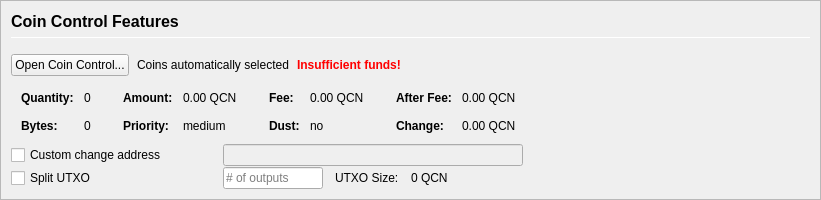
         <widget class="QFrame" name="frameCoinControl">
          <property name="sizePolicy">
           <sizepolicy hsizetype="Expanding" vsizetype="Expanding">
            <horstretch>0</horstretch>
            <verstretch>0</verstretch>
           </sizepolicy>
          </property>
          <property name="maximumSize">
           <size>
            <width>16777215</width>
            <height>16777215</height>
           </size>
          </property>
          <property name="frameShape">
           <enum>QFrame::StyledPanel</enum>
          </property>
          <property name="frameShadow">
           <enum>QFrame::Sunken</enum>
          </property>
          <layout class="QVBoxLayout" name="verticalLayoutCoinControl2">
           <property name="spacing">
            <number>0</number>
           </property>
           <property name="leftMargin">
            <number>0</number>
           </property>
           <property name="topMargin">
            <number>0</number>
           </property>
           <property name="rightMargin">
            <number>0</number>
           </property>
           <property name="bottomMargin">
            <number>0</number>
           </property>
           <item>
            <widget class="QFrame" name="frameCoinControl_BG">
             <layout class="QVBoxLayout" name="verticalLayoutCoinControl" stretch="0,0,0,0,0,0">
              <property name="spacing">
               <number>1</number>
              </property>
              <property name="leftMargin">
               <number>10</number>
              </property>
              <property name="topMargin">
               <number>10</number>
              </property>
              <item>
               <layout class="QHBoxLayout" name="horizontalLayoutCoinControl1">
                <property name="bottomMargin">
                 <number>15</number>
                </property>
                <item>
                 <layout class="QVBoxLayout" name="verticalLayout_3">
                  <property name="spacing">
                   <number>6</number>
                  </property>
                  <item>
                   <widget class="QLabel" name="labelCoinControlFeatures">
                    <property name="sizePolicy">
                     <sizepolicy hsizetype="Preferred" vsizetype="Maximum">
                      <horstretch>0</horstretch>
                      <verstretch>0</verstretch>
                     </sizepolicy>
                    </property>
                    <property name="minimumSize">
                     <size>
                      <width>0</width>
                      <height>20</height>
                     </size>
                    </property>
                    <property name="font">
                     <font>
                      <pointsize>12</pointsize>
                      <weight>75</weight>
                      <bold>true</bold>
                     </font>
                    </property>
                    <property name="styleSheet">
                     <string notr="true">font-weight:bold;</string>
                    </property>
                    <property name="text">
                     <string>Coin Control Features</string>
                    </property>
                   </widget>
                  </item>
                  <item>
                   <widget class="Line" name="line">
                    <property name="minimumSize">
                     <size>
                      <width>0</width>
                      <height>1</height>
                     </size>
                    </property>
                    <property name="maximumSize">
                     <size>
                      <width>16777215</width>
                      <height>1</height>
                     </size>
                    </property>
                    <property name="orientation">
                     <enum>Qt::Horizontal</enum>
                    </property>
                   </widget>
                  </item>
                 </layout>
                </item>
               </layout>
              </item>
              <item>
               <layout class="QHBoxLayout" name="horizontalLayoutCoinControl2" stretch="0,0,0,0">
                <property name="spacing">
                 <number>8</number>
                </property>
                <property name="bottomMargin">
                 <number>10</number>
                </property>
                <item>
                 <widget class="QPushButton" name="pushButtonCoinControl">
                  <property name="styleSheet">
                   <string notr="true"/>
                  </property>
                  <property name="text">
                   <string>Open Coin Control...</string>
                  </property>
                  <property name="autoDefault">
                   <bool>false</bool>
                  </property>
                 </widget>
                </item>
                <item>
                 <widget class="QLabel" name="labelCoinControlAutomaticallySelected">
                  <property name="text">
                   <string>Coins automatically selected</string>
                  </property>
                  <property name="margin">
                   <number>5</number>
                  </property>
                 </widget>
                </item>
                <item>
                 <widget class="QLabel" name="labelCoinControlInsuffFunds">
                  <property name="font">
                   <font>
                    <weight>75</weight>
                    <bold>true</bold>
                   </font>
                  </property>
                  <property name="styleSheet">
                   <string notr="true">color:red;font-weight:bold;</string>
                  </property>
                  <property name="text">
                   <string>Insufficient funds!</string>
                  </property>
                  <property name="margin">
                   <number>5</number>
                  </property>
                 </widget>
                </item>
                <item>
                 <spacer name="horizontalSpacerCoinControl">
                  <property name="orientation">
                   <enum>Qt::Horizontal</enum>
                  </property>
                  <property name="sizeHint" stdset="0">
                   <size>
                    <width>40</width>
                    <height>1</height>
                   </size>
                  </property>
                 </spacer>
                </item>
               </layout>
              </item>
              <item>
               <widget class="QWidget" name="widgetCoinControl" native="true">
                <property name="sizePolicy">
                 <sizepolicy hsizetype="Preferred" vsizetype="Preferred">
                  <horstretch>0</horstretch>
                  <verstretch>0</verstretch>
                 </sizepolicy>
                </property>
                <property name="minimumSize">
                 <size>
                  <width>0</width>
                  <height>0</height>
                 </size>
                </property>
                <property name="styleSheet">
                 <string notr="true"/>
                </property>
                <layout class="QHBoxLayout" name="horizontalLayoutCoinControl5">
                 <property name="leftMargin">
                  <number>0</number>
                 </property>
                 <property name="topMargin">
                  <number>0</number>
                 </property>
                 <property name="rightMargin">
                  <number>0</number>
                 </property>
                 <property name="bottomMargin">
                  <number>0</number>
                 </property>
                 <item>
                  <layout class="QHBoxLayout" name="horizontalLayoutCoinControl3" stretch="0,0,0,1">
                   <property name="spacing">
                    <number>20</number>
                   </property>
                   <property name="topMargin">
                    <number>0</number>
                   </property>
                   <property name="bottomMargin">
                    <number>10</number>
                   </property>
                   <item>
                    <layout class="QFormLayout" name="formLayoutCoinControl1">
                     <property name="horizontalSpacing">
                      <number>10</number>
                     </property>
                     <property name="verticalSpacing">
                      <number>14</number>
                     </property>
                     <property name="leftMargin">
                      <number>10</number>
                     </property>
                     <property name="topMargin">
                      <number>4</number>
                     </property>
                     <property name="rightMargin">
                      <number>6</number>
                     </property>
                     <item row="0" column="0">
                      <widget class="QLabel" name="labelCoinControlQuantityText">
                       <property name="font">
                        <font>
                         <weight>75</weight>
                         <bold>true</bold>
                        </font>
                       </property>
                       <property name="text">
                        <string>Quantity:</string>
                       </property>
                       <property name="margin">
                        <number>0</number>
                       </property>
                      </widget>
                     </item>
                     <item row="0" column="1">
                      <widget class="QLabel" name="labelCoinControlQuantity">
                       <property name="cursor">
                        <cursorShape>IBeamCursor</cursorShape>
                       </property>
                       <property name="contextMenuPolicy">
                        <enum>Qt::ActionsContextMenu</enum>
                       </property>
                       <property name="text">
                        <string notr="true">0</string>
                       </property>
                       <property name="margin">
                        <number>0</number>
                       </property>
                       <property name="textInteractionFlags">
                        <set>Qt::LinksAccessibleByMouse|Qt::TextSelectableByKeyboard|Qt::TextSelectableByMouse</set>
                       </property>
                      </widget>
                     </item>
                     <item row="1" column="0">
                      <widget class="QLabel" name="labelCoinControlBytesText">
                       <property name="font">
                        <font>
                         <weight>75</weight>
                         <bold>true</bold>
                        </font>
                       </property>
                       <property name="text">
                        <string>Bytes:</string>
                       </property>
                      </widget>
                     </item>
                     <item row="1" column="1">
                      <widget class="QLabel" name="labelCoinControlBytes">
                       <property name="cursor">
                        <cursorShape>IBeamCursor</cursorShape>
                       </property>
                       <property name="contextMenuPolicy">
                        <enum>Qt::ActionsContextMenu</enum>
                       </property>
                       <property name="text">
                        <string notr="true">0</string>
                       </property>
                       <property name="textInteractionFlags">
                        <set>Qt::LinksAccessibleByMouse|Qt::TextSelectableByKeyboard|Qt::TextSelectableByMouse</set>
                       </property>
                      </widget>
                     </item>
                    </layout>
                   </item>
                   <item>
                    <layout class="QFormLayout" name="formLayoutCoinControl2">
                     <property name="horizontalSpacing">
                      <number>10</number>
                     </property>
                     <property name="verticalSpacing">
                      <number>14</number>
                     </property>
                     <property name="leftMargin">
                      <number>6</number>
                     </property>
                     <property name="topMargin">
                      <number>4</number>
                     </property>
                     <property name="rightMargin">
                      <number>6</number>
                     </property>
                     <item row="0" column="0">
                      <widget class="QLabel" name="labelCoinControlAmountText">
                       <property name="font">
                        <font>
                         <weight>75</weight>
                         <bold>true</bold>
                        </font>
                       </property>
                       <property name="text">
                        <string>Amount:</string>
                       </property>
                       <property name="margin">
                        <number>0</number>
                       </property>
                      </widget>
                     </item>
                     <item row="0" column="1">
                      <widget class="QLabel" name="labelCoinControlAmount">
                       <property name="cursor">
                        <cursorShape>IBeamCursor</cursorShape>
                       </property>
                       <property name="contextMenuPolicy">
                        <enum>Qt::ActionsContextMenu</enum>
                       </property>
                       <property name="text">
                        <string notr="true">0.00 QCN</string>
                       </property>
                       <property name="textInteractionFlags">
                        <set>Qt::LinksAccessibleByMouse|Qt::TextSelectableByKeyboard|Qt::TextSelectableByMouse</set>
                       </property>
                      </widget>
                     </item>
                     <item row="1" column="0">
                      <widget class="QLabel" name="labelCoinControlPriorityText">
                       <property name="font">
                        <font>
                         <weight>75</weight>
                         <bold>true</bold>
                        </font>
                       </property>
                       <property name="text">
                        <string>Priority:</string>
                       </property>
                      </widget>
                     </item>
                     <item row="1" column="1">
                      <widget class="QLabel" name="labelCoinControlPriority">
                       <property name="cursor">
                        <cursorShape>IBeamCursor</cursorShape>
                       </property>
                       <property name="contextMenuPolicy">
                        <enum>Qt::ActionsContextMenu</enum>
                       </property>
                       <property name="text">
                        <string>medium</string>
                       </property>
                       <property name="textInteractionFlags">
                        <set>Qt::LinksAccessibleByMouse|Qt::TextSelectableByKeyboard|Qt::TextSelectableByMouse</set>
                       </property>
                      </widget>
                     </item>
                    </layout>
                   </item>
                   <item>
                    <layout class="QFormLayout" name="formLayoutCoinControl3">
                     <property name="horizontalSpacing">
                      <number>10</number>
                     </property>
                     <property name="verticalSpacing">
                      <number>14</number>
                     </property>
                     <property name="leftMargin">
                      <number>6</number>
                     </property>
                     <property name="topMargin">
                      <number>4</number>
                     </property>
                     <property name="rightMargin">
                      <number>6</number>
                     </property>
                     <item row="0" column="0">
                      <widget class="QLabel" name="labelCoinControlFeeText">
                       <property name="font">
                        <font>
                         <weight>75</weight>
                         <bold>true</bold>
                        </font>
                       </property>
                       <property name="text">
                        <string>Fee:</string>
                       </property>
                       <property name="margin">
                        <number>0</number>
                       </property>
                      </widget>
                     </item>
                     <item row="0" column="1">
                      <widget class="QLabel" name="labelCoinControlFee">
                       <property name="cursor">
                        <cursorShape>IBeamCursor</cursorShape>
                       </property>
                       <property name="contextMenuPolicy">
                        <enum>Qt::ActionsContextMenu</enum>
                       </property>
                       <property name="text">
                        <string notr="true">0.00 QCN</string>
                       </property>
                       <property name="textInteractionFlags">
                        <set>Qt::LinksAccessibleByMouse|Qt::TextSelectableByKeyboard|Qt::TextSelectableByMouse</set>
                       </property>
                      </widget>
                     </item>
                     <item row="1" column="0">
                      <widget class="QLabel" name="labelCoinControlLowOutputText">
                       <property name="font">
                        <font>
                         <weight>75</weight>
                         <bold>true</bold>
                        </font>
                       </property>
                       <property name="text">
                        <string>Dust:</string>
                       </property>
                      </widget>
                     </item>
                     <item row="1" column="1">
                      <widget class="QLabel" name="labelCoinControlLowOutput">
                       <property name="cursor">
                        <cursorShape>IBeamCursor</cursorShape>
                       </property>
                       <property name="contextMenuPolicy">
                        <enum>Qt::ActionsContextMenu</enum>
                       </property>
                       <property name="text">
                        <string>no</string>
                       </property>
                       <property name="textInteractionFlags">
                        <set>Qt::LinksAccessibleByMouse|Qt::TextSelectableByKeyboard|Qt::TextSelectableByMouse</set>
                       </property>
                      </widget>
                     </item>
                    </layout>
                   </item>
                   <item>
                    <layout class="QFormLayout" name="formLayoutCoinControl4">
                     <property name="horizontalSpacing">
                      <number>10</number>
                     </property>
                     <property name="verticalSpacing">
                      <number>14</number>
                     </property>
                     <property name="leftMargin">
                      <number>6</number>
                     </property>
                     <property name="topMargin">
                      <number>4</number>
                     </property>
                     <property name="rightMargin">
                      <number>6</number>
                     </property>
                     <item row="0" column="0">
                      <widget class="QLabel" name="labelCoinControlAfterFeeText">
                       <property name="font">
                        <font>
                         <weight>75</weight>
                         <bold>true</bold>
                        </font>
                       </property>
                       <property name="text">
                        <string>After Fee:</string>
                       </property>
                       <property name="margin">
                        <number>0</number>
                       </property>
                      </widget>
                     </item>
                     <item row="0" column="1">
                      <widget class="QLabel" name="labelCoinControlAfterFee">
                       <property name="cursor">
                        <cursorShape>IBeamCursor</cursorShape>
                       </property>
                       <property name="contextMenuPolicy">
                        <enum>Qt::ActionsContextMenu</enum>
                       </property>
                       <property name="text">
                        <string notr="true">0.00 QCN</string>
                       </property>
                       <property name="textInteractionFlags">
                        <set>Qt::LinksAccessibleByMouse|Qt::TextSelectableByKeyboard|Qt::TextSelectableByMouse</set>
                       </property>
                      </widget>
                     </item>
                     <item row="1" column="0">
                      <widget class="QLabel" name="labelCoinControlChangeText">
                       <property name="font">
                        <font>
                         <weight>75</weight>
                         <bold>true</bold>
                        </font>
                       </property>
                       <property name="text">
                        <string>Change:</string>
                       </property>
                      </widget>
                     </item>
                     <item row="1" column="1">
                      <widget class="QLabel" name="labelCoinControlChange">
                       <property name="cursor">
                        <cursorShape>IBeamCursor</cursorShape>
                       </property>
                       <property name="contextMenuPolicy">
                        <enum>Qt::ActionsContextMenu</enum>
                       </property>
                       <property name="text">
                        <string notr="true">0.00 QCN</string>
                       </property>
                       <property name="textInteractionFlags">
                        <set>Qt::LinksAccessibleByMouse|Qt::TextSelectableByKeyboard|Qt::TextSelectableByMouse</set>
                       </property>
                      </widget>
                     </item>
                    </layout>
                   </item>
                  </layout>
                 </item>
                </layout>
               </widget>
              </item>
              <item>
               <layout class="QHBoxLayout" name="horizontalLayoutCoinControl4">
                <property name="spacing">
                 <number>12</number>
                </property>
                <property name="sizeConstraint">
                 <enum>QLayout::SetDefaultConstraint</enum>
                </property>
                <property name="topMargin">
                 <number>0</number>
                </property>
                <property name="rightMargin">
                 <number>0</number>
                </property>
                <item>
                 <widget class="QCheckBox" name="checkBoxCoinControlChange">
                  <property name="sizePolicy">
                   <sizepolicy hsizetype="Preferred" vsizetype="Preferred">
                    <horstretch>0</horstretch>
                    <verstretch>0</verstretch>
                   </sizepolicy>
                  </property>
                  <property name="minimumSize">
                   <size>
                    <width>200</width>
                    <height>0</height>
                   </size>
                  </property>
                  <property name="maximumSize">
                   <size>
                    <width>200</width>
                    <height>16777215</height>
                   </size>
                  </property>
                  <property name="toolTip">
                   <string>If this is activated, but the change address is empty or invalid, change will be sent to a newly generated address.</string>
                  </property>
                  <property name="text">
                   <string>Custom change address</string>
                  </property>
                 </widget>
                </item>
                <item>
                 <widget class="QValidatedLineEdit" name="lineEditCoinControlChange">
                  <property name="enabled">
                   <bool>false</bool>
                  </property>
                  <property name="sizePolicy">
                   <sizepolicy hsizetype="Preferred" vsizetype="Preferred">
                    <horstretch>0</horstretch>
                    <verstretch>0</verstretch>
                   </sizepolicy>
                  </property>
                  <property name="minimumSize">
                   <size>
                    <width>300</width>
                    <height>0</height>
                   </size>
                  </property>
                 </widget>
                </item>
                <item>
                 <widget class="QLabel" name="labelCoinControlChangeLabel">
                  <property name="sizePolicy">
                   <sizepolicy hsizetype="Preferred" vsizetype="Preferred">
                    <horstretch>0</horstretch>
                    <verstretch>0</verstretch>
                   </sizepolicy>
                  </property>
                  <property name="minimumSize">
                   <size>
                    <width>100</width>
                    <height>0</height>
                   </size>
                  </property>
                  <property name="text">
                   <string/>
                  </property>
                  <property name="margin">
                   <number>3</number>
                  </property>
                 </widget>
                </item>
               </layout>
              </item>
              <item>
               <layout class="QHBoxLayout" name="horizontalLayoutCoinControl6">
                <property name="spacing">
                 <number>12</number>
                </property>
                <property name="rightMargin">
                 <number>0</number>
                </property>
                <item>
                 <widget class="QCheckBox" name="splitBlockCheckBox">
                  <property name="sizePolicy">
                   <sizepolicy hsizetype="Preferred" vsizetype="Preferred">
                    <horstretch>0</horstretch>
                    <verstretch>0</verstretch>
                   </sizepolicy>
                  </property>
                  <property name="minimumSize">
                   <size>
                    <width>200</width>
                    <height>0</height>
                   </size>
                  </property>
                  <property name="maximumSize">
                   <size>
                    <width>200</width>
                    <height>16777215</height>
                   </size>
                  </property>
                  <property name="text">
                   <string>Split UTXO</string>
                  </property>
                 </widget>
                </item>
                <item>
                 <widget class="QLineEdit" name="splitBlockLineEdit">
                  <property name="sizePolicy">
                   <sizepolicy hsizetype="Preferred" vsizetype="Preferred">
                    <horstretch>50</horstretch>
                    <verstretch>0</verstretch>
                   </sizepolicy>
                  </property>
                  <property name="minimumSize">
                   <size>
                    <width>100</width>
                    <height>0</height>
                   </size>
                  </property>
                  <property name="maximumSize">
                   <size>
                    <width>100</width>
                    <height>16777215</height>
                   </size>
                  </property>
                  <property name="placeholderText">
                   <string># of outputs</string>
                  </property>
                 </widget>
                </item>
                <item>
                 <widget class="QLabel" name="labelBlockSizeText">
                  <property name="text">
                   <string>UTXO Size:</string>
                  </property>
                 </widget>
                </item>
                <item>
                 <widget class="QLabel" name="labelBlockSize">
                  <property name="text">
                   <string>0 QCN</string>
                  </property>
                 </widget>
                </item>
                <item>
                 <spacer name="horizontalSpacer_7">
                  <property name="orientation">
                   <enum>Qt::Horizontal</enum>
                  </property>
                  <property name="sizeHint" stdset="0">
                   <size>
                    <width>40</width>
                    <height>20</height>
                   </size>
                  </property>
                 </spacer>
                </item>
               </layout>
              </item>
              <item>
               <spacer name="verticalSpacerCoinControl">
                <property name="orientation">
                 <enum>Qt::Vertical</enum>
                </property>
                <property name="sizeHint" stdset="0">
                 <size>
                  <width>800</width>
                  <height>1</height>
                 </size>
                </property>
               </spacer>
              </item>
             </layout>
            </widget>
           </item>
          </layout>
         </widget>
